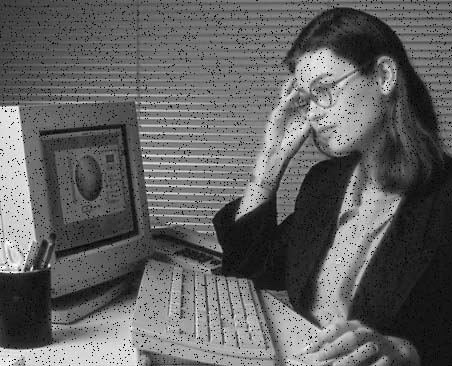
%> input picture 图像处理(平滑、锐化与边缘提取)/img1.jpg, 452 x 366 px
$ octave imgpr1.m   (GNU Octave 9; MATLAB toolbox functions it lacks are replaced by stand-ins)
%> lines starting %> are read from the running program, lines starting %| are printed output that depends on the picture
p1 = imread('img1.jpg');
%> p1 is the input picture: size 366x452 uint8; min 0, max 255, mean 98.2
figure;
%均值滤波
filter1 = 1/9*ones(3);
p11 = imfilter(p1,filter1);
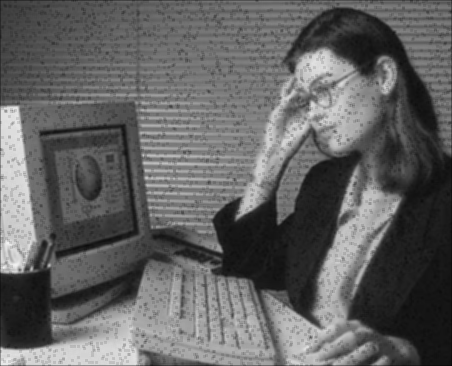
%> p11: size 366x452 uint8; min 7, max 242, mean 97.9

%带权均值滤波（高斯滤波）
filter2 = 1/16*[1,2,1;2,4,2;1,2,1];
p12 = imfilter(p1,filter2);

%中值滤波，可有效解决椒盐噪声
%图一主要存在椒盐噪声，因此该效果最好
p13 = medfilt2(p1,[3 3]);
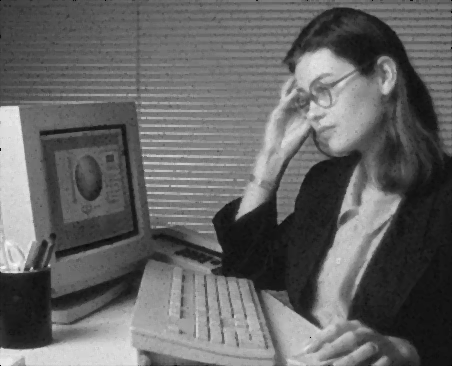
%> p13: size 366x452 uint8; min 0, max 246, mean 100.7

subplot(141);imshow(p1);
subplot(142);imshow(p11);
subplot(143);imshow(p12);
subplot(144);imshow(p13);
